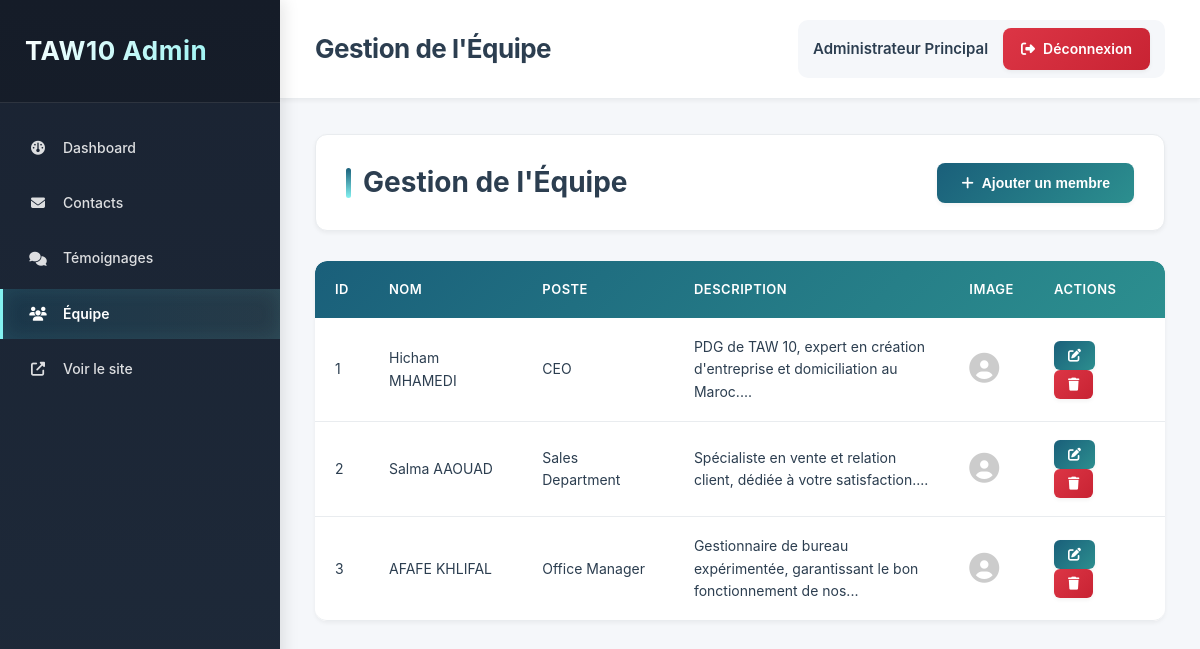
The page /admin/team.php (signed in) on the database its author committed.
### tables this page shows
CREATE TABLE IF NOT EXISTS team (
    id INT AUTO_INCREMENT PRIMARY KEY,
    nom VARCHAR(255) NOT NULL,
    poste VARCHAR(255) NOT NULL,
    description TEXT,
    image VARCHAR(255),
    created_at TIMESTAMP DEFAULT CURRENT_TIMESTAMP
);

### admin/team.php (the view, shortened to what this page needs)
<?php
$pageTitle = 'Gestion de l\'Équipe';
require_once 'includes/layout.php';
$conn = getDBConnection();
$team = $conn->query("SELECT * FROM team ORDER BY id ASC");
?>
<div class="page-header">
    <h2>Gestion de l'Équipe</h2>
    <button class="btn-primary" onclick="document.getElementById('addForm').style.display='block'">
        <i class="fas fa-plus"></i> Ajouter un membre
    </button>
</div>
<div class="table-container">
    <table class="data-table">
        <thead>
            <tr>
                <th>ID</th>
                <th>Nom</th>
                <th>Poste</th>
                <th>Description</th>
                <th>Image</th>
                <th>Actions</th>
            </tr>
        </thead>
        <tbody>
            <?php while($member = $team->fetch_assoc()): ?>
            <tr>
                <td><?php echo $member['id']; ?></td>
                <td><?php echo htmlspecialchars($member['nom']); ?></td>
                <td><?php echo htmlspecialchars($member['poste']); ?></td>
                <td class="message-cell">
                    <?php echo $member['description'] ? htmlspecialchars(substr($member['description'], 0, 80)) . '...' : '-'; ?>
                </td>
                <td>
                    <?php if ($member['image']): ?>
                        <?php
                        $imagePath = $member['image'];
                        if (strpos($imagePath, 'assets/') === 0 && strpos($imagePath, 'http') !== 0) {
                            $imagePath = '../' . $imagePath;
                        }
                        ?>
                        <img src="<?php echo htmlspecialchars($imagePath); ?>" alt="" style="width: 50px; height: 50px; border-radius: 50%; object-fit: cover;" onerror="this.style.display='none'; this.nextElementSibling.style.display='block';">
                        <i class="fas fa-user-circle" style="font-size: 30px; color: #ccc; display: none;"></i>
                    <?php else: ?>
                        <i class="fas fa-user-circle" style="font-size: 30px; color: #ccc;"></i>
                    <?php endif; ?>
                </td>
                <td>
                    <a href="?edit=<?php echo $member['id']; ?>" class="btn-action btn-edit">
                        <i class="fas fa-edit"></i>
                    </a>
                    <a href="?delete=<?php echo $member['id']; ?>" class="btn-action btn-delete"
                       onclick="return confirm('Êtes-vous sûr de vouloir supprimer ce membre ?');">
                        <i class="fas fa-trash"></i>
                    </a>
                </td>
            </tr>
            <?php endwhile; ?>
        </tbody>
    </table>
</div>
<?php
require_once 'includes/footer.php';
?>

### admin/includes/layout.php (shortened to what this page needs)
<!DOCTYPE html>
<html lang="fr">
<head>
    <link rel="stylesheet" href="assets/css/admin.css">
    <link rel="stylesheet" href="https://cdnjs.cloudflare.com/ajax/libs/font-awesome/6.4.0/css/all.min.css">
</head>
<body>
    <div class="admin-wrapper">
        <aside class="admin-sidebar">
            <div class="sidebar-header">
                <h2>TAW10 Admin</h2>
            </div>
            <nav class="sidebar-nav">
                <ul>
                    <li><a href="index.php" class="<?php echo basename($_SERVER['PHP_SELF']) == 'index.php' ? 'active' : ''; ?>">
                        <i class="fas fa-dashboard"></i> Dashboard
                    </a></li>
                    <li><a href="contacts.php" class="<?php echo basename($_SERVER['PHP_SELF']) == 'contacts.php' ? 'active' : ''; ?>">
                        <i class="fas fa-envelope"></i> Contacts
                    </a></li>
                    <li><a href="testimonials.php" class="<?php echo basename($_SERVER['PHP_SELF']) == 'testimonials.php' ? 'active' : ''; ?>">
                        <i class="fas fa-comments"></i> Témoignages
                    </a></li>
                    <li><a href="team.php" class="<?php echo basename($_SERVER['PHP_SELF']) == 'team.php' ? 'active' : ''; ?>">
                        <i class="fas fa-users"></i> Équipe
                    </a></li>
                    <li><a href="../index.php" target="_blank">
                        <i class="fas fa-external-link-alt"></i> Voir le site
                    </a></li>
                </ul>
            </nav>
        </aside>
        <main class="admin-main">
            <header class="admin-header">
                <div class="header-left">
                    <h1><?php echo isset($pageTitle) ? $pageTitle : 'Dashboard'; ?></h1>
                </div>
                <div class="header-right">
                    <div class="admin-user">
                        <span><?php echo htmlspecialchars($_SESSION['admin_name']); ?></span>
                        <a href="logout.php" class="btn-logout">
                            <i class="fas fa-sign-out-alt"></i> Déconnexion
                        </a>
                    </div>
                </div>
            </header>
            <div class="admin-content">

### admin/includes/footer.php (shortened to what this page needs)
            </div>
        </main>
    </div>
</body>
</html>

### rows shown on the page
team: id "1", nom "Hicham MHAMEDI", poste "CEO", description "PDG de TAW 10, expert en création d'entreprise et domiciliation au Maroc."
team: id "2", nom "Salma AAOUAD", poste "Sales Department", description "Spécialiste en vente et relation client, dédiée à votre satisfaction."
team: id "3", nom "AFAFE KHLIFAL", poste "Office Manager", description "Gestionnaire de bureau expérimentée, garantissant le bon fonctionnement de nos"

### other values the page prints
$pageTitle "Gestion de l'Équipe"
$_SESSION['admin_name'] "Administrateur Principal"
